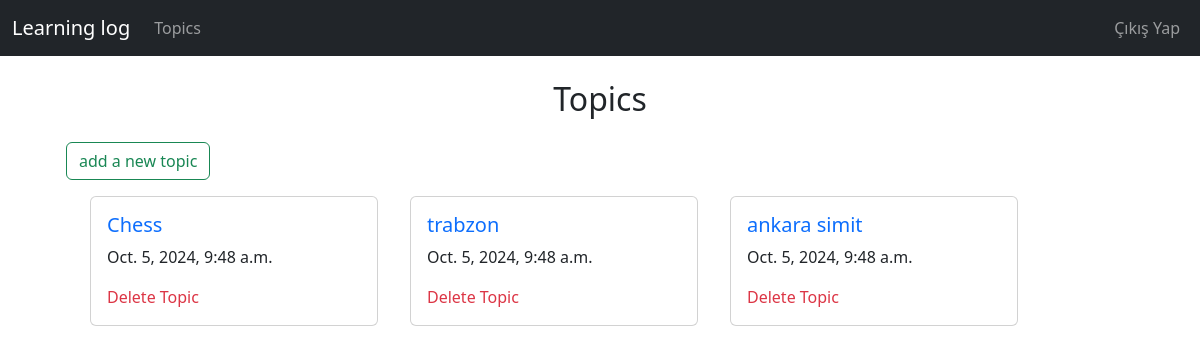
The app's page /topics (signed in), older data.
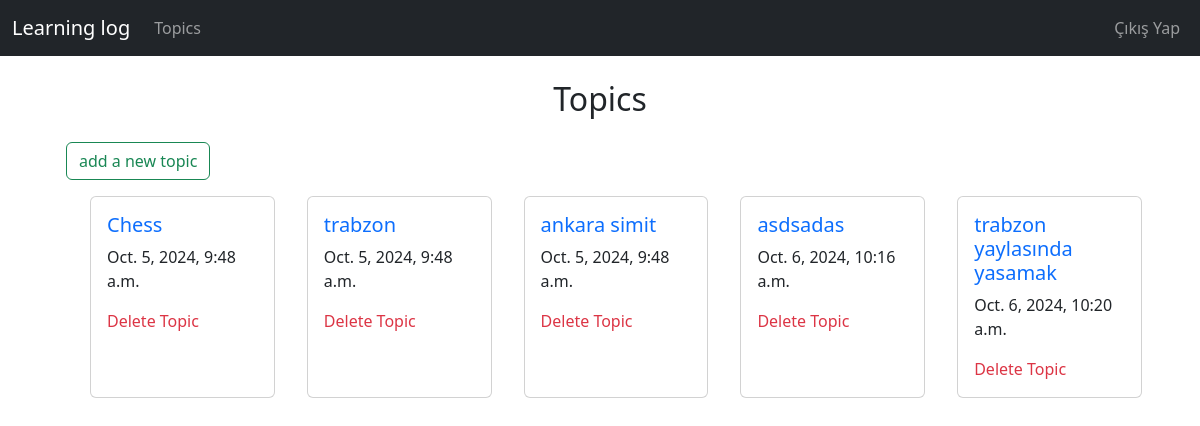
The same page, newer data.
### learning_logs/models.py (models this page shows)
class Topic(models.Model):
    text = models.CharField(max_length=200)
    date_added = models.DateTimeField(auto_now_add=True)
    def __str__(self):
        return self.text

### learning_logs/views.py (the view)
# urls.py: path('topics', views.topics, name='topics'),
@login_required
def topics(request):
    topics = Topic.objects.all()
    context = {'topics': topics}
    return render(request, 'learning_logs/topics.html', context)

### learning_logs/templates/learning_logs/topics.html
{% extends 'learning_logs/base.html' %}
{% block content %}
    <h2 class="text-center">Topics</h2>
    <a href="{% url 'learning_logs:new_topic' %}" class="btn btn-outline-success my-3 ms-4" type="button">add a new topic</a>
    <ol>
            <div class="d-flex flex-row mb-3">
            {% for topic in topics %}
                <div class="card mx-3" style="width: 18rem;">
                    <div class="card-body">
                        <h5 class="card-title"><a href="{% url 'learning_logs:topic' topic.id %}">{{ topic }}</a></h5>
                        <p class="card-text">{{ topic.date_added }}</p>
                        <a href="{% url 'learning_logs:delete_topic' topic.id %}" class="text-danger">Delete Topic</a>
                    </div>
                </div>
            {% endfor %}
            </div>
    </ol>
{% endblock content %}

Row changes from the older to the newer data that the page shows:
added Topic: text "asdsadas", date_added "Oct. 6, 2024, 10:16 a.m."
added Topic: text "trabzon yaylasında yasamak", date_added "Oct. 6, 2024, 10:20 a.m."
